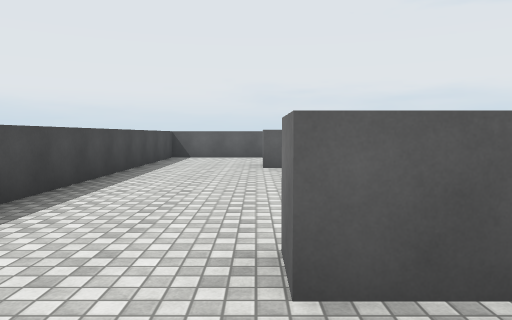
View 1 (above)

18 first-person views from a walk through a scene from a Unity 3-D project. The camera is 1.4 m above the floor, tilts 4° down and sees 70° across. The floor is counted in squares, 2 m on a side. Each view is taken from the middle of a square. On the plan, view 1 faces up. The plan holds only what a view shows up to about 11 squares ahead; the rest is blank. The place goes on beyond the plan. The player character is not drawn. Surface patterns are stand-ins for the level's own textures.

View 2
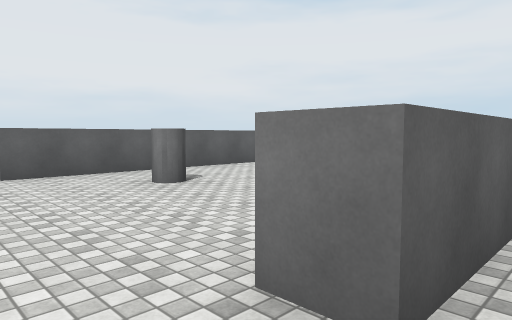

View 3
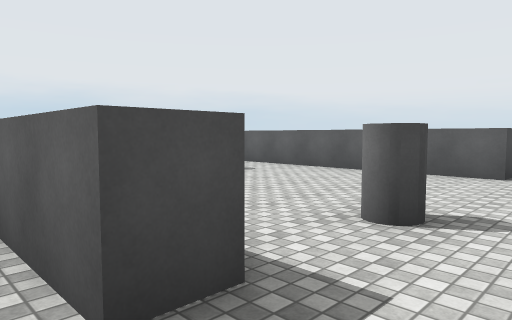

View 4
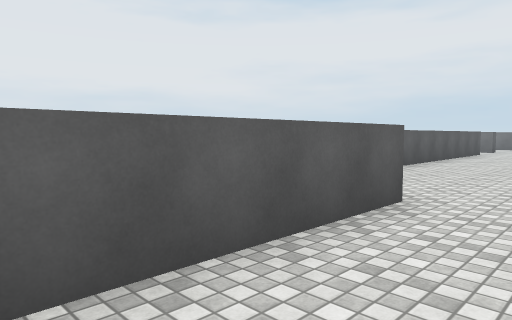

View 5
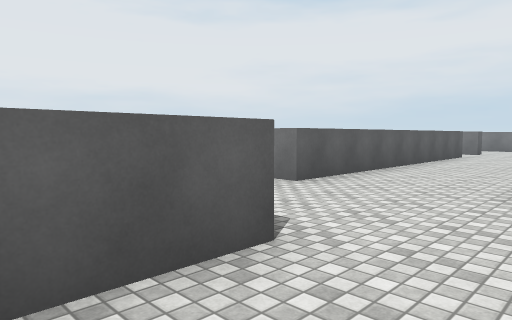

View 6
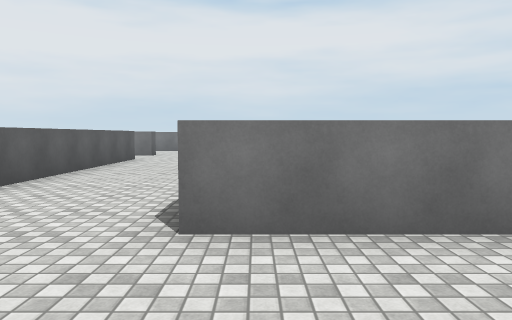

View 7
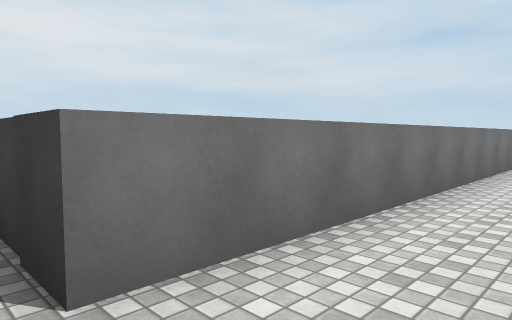

View 8
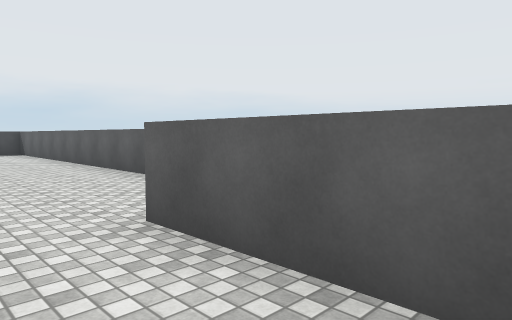

View 9
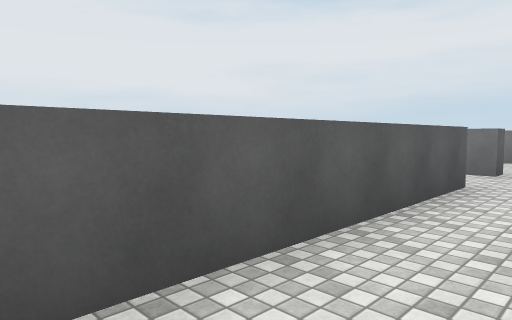

View 10
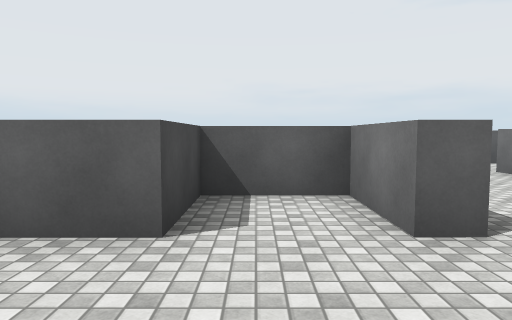

View 11
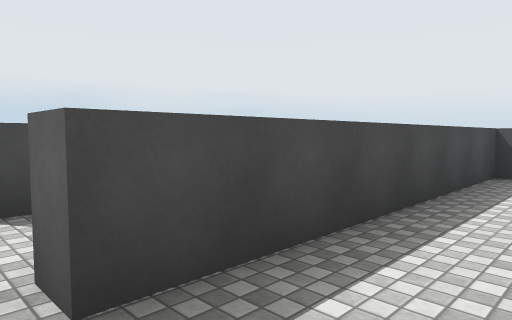

View 12
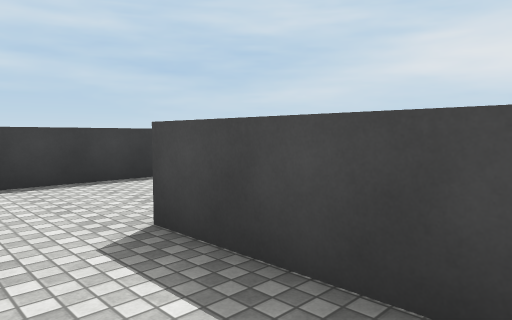

View 13
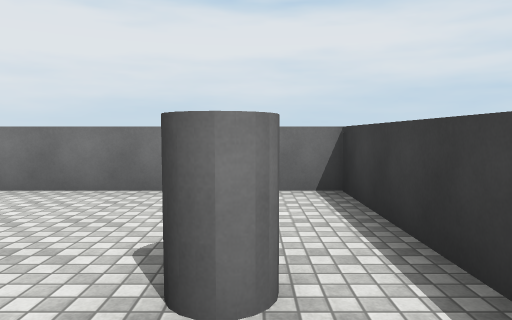

View 14
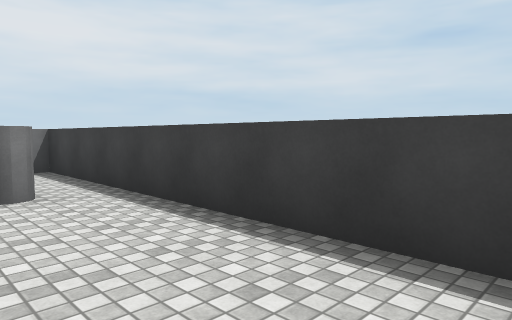

View 15
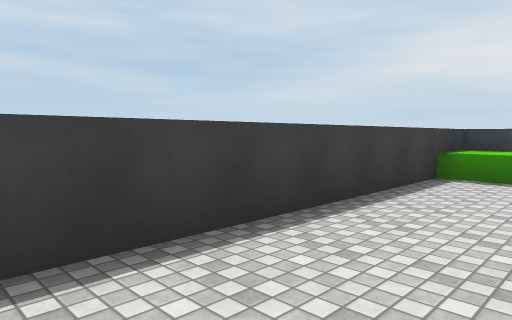

View 16
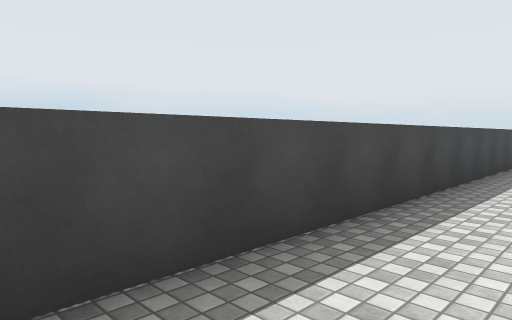

View 17
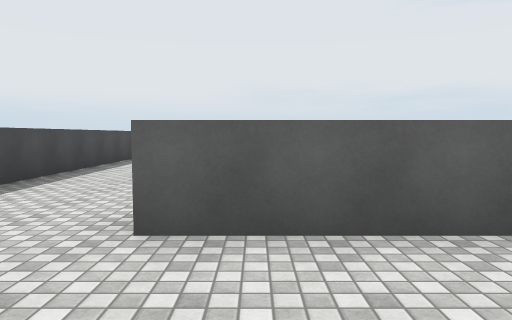

View 18
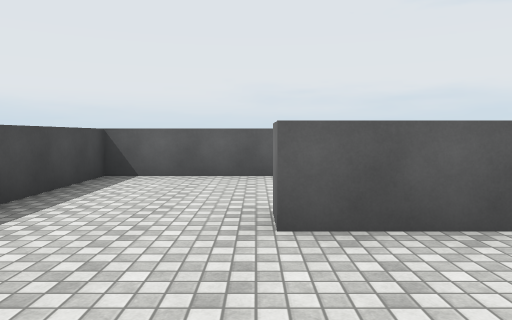

### Floor plan
Points are (right, up) in squares from view 1. A wall is a line through its corners. A room is listed if a view was taken in it or the views show most of it. See-through windows are left out.
Room 1 (views 1, 2, 3, 4, 5, 6, 7, 8, 9, 10, 11, 12, 13, 14, 15, 16, 17, 18)
walls: (6.8, 8) (6.8, 7.6) (0.2, 7.6) (0.2, 8.4); (6.8, 2.2) (6.8, 1.5) (5.1, 1.5); (6.1, 11.2) (-2.6, 11.2) (-2.6, 0.2); (2.9, 1.5) (0.2, 1.5) (0.2, 2.2); (17.9, 6.5) (20.1, 6.5); (-2.6, -1.2) (-2.6, -2.1) (9.5, -2.1) (9.5, 6.5) (10.9, 6.5); (19.6, 15.9) (19.6, 9.4) (19.1, 9.4) (19.1, 11.2) (17.4, 11.2) (17.4, 9.4) (9.3, 9.4) (9.3, 10)
low walls: (-1.2, -1) (-1.2, -2.1)
objects: grey cylinder (2, 6); grey cylinder (7, -1); grey cylinder (7, 4)

Where each view was taken, in squares from view 1:
view 1: 0 up, 0 right, facing up
view 2: 1 up, 1 left, facing up-right
view 3: 1 up, 8 right, facing up-left
view 4: 6 up, 3 right, facing up-right
view 5: 6 up, 5 right, facing up-right
view 6: 6 up, 7 right, facing right
view 7: 7 up, 8 right, facing down-right
view 8: 8 up, 12 right, facing up-left
view 9: 8 up, 12 right, facing up-right
view 10: 7 up, 18 right, facing up
view 11: 9 up, 21 right, facing up-left
view 12: 12 up, 21 right, facing down-left
view 13: 1 down, 5 right, facing right
view 14: 0 up, 2 right, facing down-right
view 15: 0 up, 5 right, facing down-left
view 16: 0 up, 1 left, facing up-left
view 17: 1 down, 1 right, facing up
view 18: 5 up, 0 right, facing up
